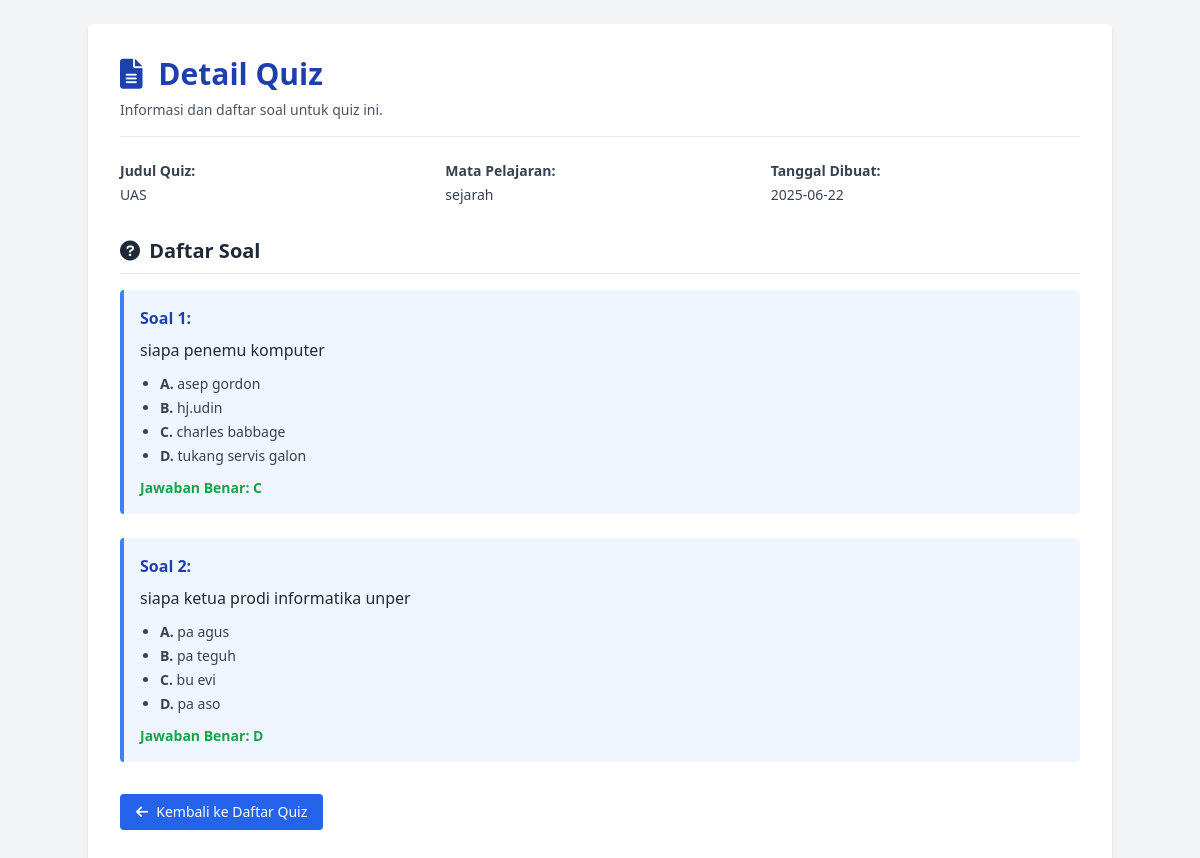
Screenshot of /detail_quiz.php?id=1 with the database file from the repository.
### tables this page shows
CREATE TABLE `quiz` (
  `id` int(11) NOT NULL,
  `judul` varchar(100) NOT NULL,
  `mata_pelajaran` varchar(100) NOT NULL,
  `tanggal_dibuat` date DEFAULT curdate()
);

CREATE TABLE `soal` (
  `id` int(11) NOT NULL,
  `id_quiz` int(11) NOT NULL,
  `pertanyaan` text NOT NULL,
  `opsi_a` varchar(255) DEFAULT NULL,
  `opsi_b` varchar(255) DEFAULT NULL,
  `opsi_c` varchar(255) DEFAULT NULL,
  `opsi_d` varchar(255) DEFAULT NULL,
  `jawaban_benar` enum('A','B','C','D') DEFAULT NULL
);

### detail_quiz.php (the view, shortened to what this page needs)
<?php
$conn = new mysqli("localhost", "root", "", "edvanced");
$id_quiz = (int)($_GET['id'] ?? 0);
$quiz = $conn->query("SELECT * FROM quiz WHERE id = $id_quiz")->fetch_assoc();
$soal = $conn->query("SELECT * FROM soal WHERE id_quiz = $id_quiz");
?>
<!DOCTYPE html>
<html lang="id">
<head>
  <script src="https://cdn.tailwindcss.com"></script>
  <link rel="stylesheet" href="https://cdnjs.cloudflare.com/ajax/libs/font-awesome/6.0.0/css/all.min.css"/>
</head>
<body class="bg-gray-100 min-h-screen p-6 font-sans">
  <div class="max-w-5xl mx-auto bg-white p-8 rounded shadow-md">
    <div class="mb-6 border-b pb-4">
      <h1 class="text-3xl font-bold text-blue-800 mb-2"><i class="fas fa-file-alt mr-2"></i> Detail Quiz</h1>
      <p class="text-gray-600 text-sm">Informasi dan daftar soal untuk quiz ini.</p>
    </div>
    <div class="grid grid-cols-1 md:grid-cols-3 gap-4 mb-8 text-sm text-gray-700">
      <div>
        <span class="font-semibold block mb-1">Judul Quiz:</span>
        <?= htmlspecialchars($quiz['judul']) ?>
      </div>
      <div>
        <span class="font-semibold block mb-1">Mata Pelajaran:</span>
        <?= htmlspecialchars($quiz['mata_pelajaran']) ?>
      </div>
      <div>
        <span class="font-semibold block mb-1">Tanggal Dibuat:</span>
        <?= htmlspecialchars($quiz['tanggal_dibuat']) ?>
      </div>
    </div>
    <h2 class="text-xl font-semibold text-gray-800 mb-4 border-b pb-2"><i class="fas fa-question-circle mr-1"></i> Daftar Soal</h2>
    <?php if ($soal->num_rows > 0): ?>
      <?php $no = 1; while($row = $soal->fetch_assoc()): ?>
        <div class="mb-6 border-l-4 border-blue-500 bg-blue-50 p-4 rounded">
          <p class="font-bold mb-2 text-blue-800">Soal <?= $no++ ?>:</p>
          <p class="mb-3 text-gray-800"><?= nl2br(htmlspecialchars($row['pertanyaan'])) ?></p>
          <ul class="space-y-1 text-sm pl-5 list-disc text-gray-700">
            <li><strong>A.</strong> <?= htmlspecialchars($row['opsi_a']) ?></li>
            <li><strong>B.</strong> <?= htmlspecialchars($row['opsi_b']) ?></li>
            <li><strong>C.</strong> <?= htmlspecialchars($row['opsi_c']) ?></li>
            <li><strong>D.</strong> <?= htmlspecialchars($row['opsi_d']) ?></li>
          </ul>
          <div class="mt-3 text-sm font-semibold text-green-600">
            Jawaban Benar: <?= strtoupper(htmlspecialchars($row['jawaban_benar'])) ?>
          </div>
        </div>
      <?php endwhile; ?>
    <?php else: ?>
      <p class="text-gray-500 italic">Belum ada soal yang tersedia untuk quiz ini.</p>
    <?php endif; ?>
    <div class="mt-8 z-10 relative">
  <a href="tugas_quiz_guru.php"
     class="inline-flex items-center bg-blue-600 hover:bg-blue-700 text-white px-4 py-2 rounded text-sm transition">
    <i class="fas fa-arrow-left mr-2"></i> Kembali ke Daftar Quiz
  </a>
</div>
</body>
</html>

### rows the page displays
quiz: judul "UAS", mata_pelajaran "sejarah", tanggal_dibuat "2025-06-22"
soal: pertanyaan "siapa penemu komputer", opsi_a "asep gordon", opsi_b "hj.udin", opsi_c "charles babbage", opsi_d "tukang servis galon", jawaban_benar "C"
soal: pertanyaan "siapa ketua prodi informatika unper", opsi_a "pa agus", opsi_b "pa teguh", opsi_c "bu evi", opsi_d "pa aso", jawaban_benar "D"
